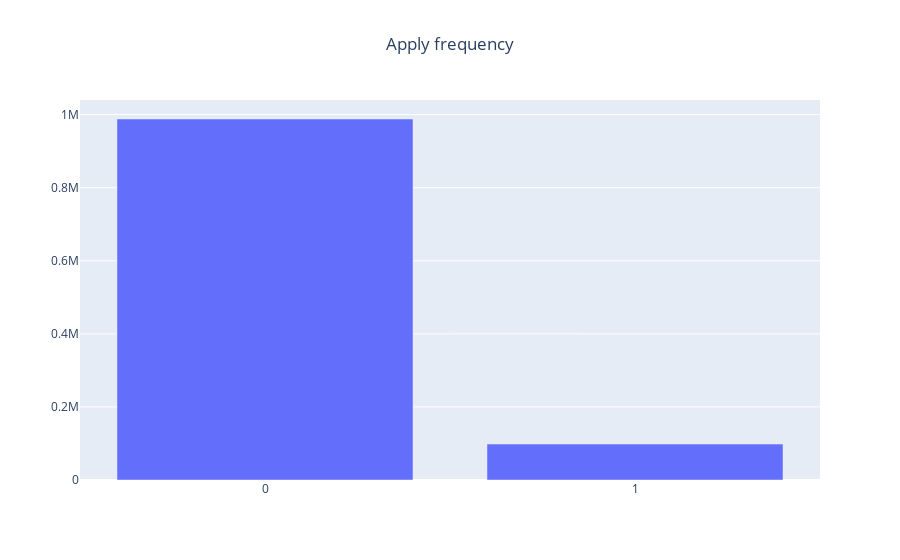

Source (notebook cell):
### Code cell
# drop duplicate
df.drop_duplicates(inplace=True)

fig = go.Figure([go.Bar(x=df['apply'].unique(), y=df['apply'].value_counts())])
fig.update_layout(xaxis_type='category', title_text='Apply frequency', title_x=0.5)
fig.show()  # imbalanced

### Figure 1 — Plotly figure (JSON) as saved in the notebook; plotly's stock layout.template omitted (floating-point values rounded to 4 significant figures)
{"data": [{"type": "bar", "x": [0, 1], "y": [988093, 98313]}], "layout": {"title": {"text": "Apply frequency", "x": 0.5}, "xaxis": {"type": "category"}}}
